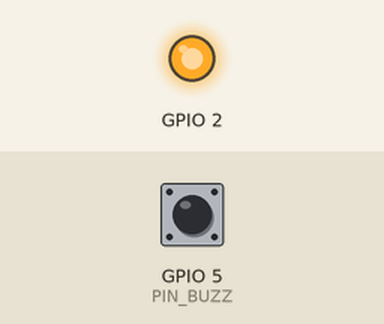
A sketch run on a simulated ESP8266 (Wemos D1 mini). Shown: output pins drawn as LEDs (lit = HIGH). Inputs (shaded band) come from the test bench; at power-on: GPIO 5 (PIN_BUZZ) HIGH. WiFi joins after 1.5 s; servers stay silent unless stated; no MQTT or app messages arrive unless stated.

Above: at 2.9 s.
3.0 s: GPIO 5 (PIN_BUZZ) pulled LOW for 3.2 s
At 3.9 s:
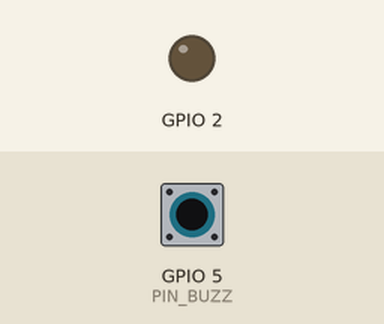
Timing chart, 0 to 7.7 s (numbered marks = the images above; inputs shaded):
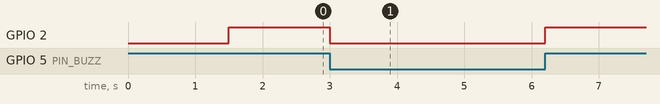

The sketch:

Buzzer_WeMos_MQTT.ino
```cpp
//Compiler avec NodeMCU 1.0(ESP-12E Module)
//port série en 9600
//fils bouton sur D1 & GND

#define NAME "Vert 1"
//#define NAME "Jaune 1"
//#define NAME "Rouge 1"
//#define NAME "Bleu 1"
//#define NAME "Vert 2"
//#define NAME "Jaune 2"
//#define NAME "Rouge 2"
//#define NAME "Bleu 2"

//#define DEBUG true
#define DEBUG false

#include <ESP8266WiFi.h>
#include <Ticker.h>
#include <AsyncMqttClient.h> //https://github.com/marvinroger/async-mqtt-client

#define WIFI_SSID "Freebox-3ECC2D" //"REPLACE_WITH_YOUR_SSID"
#define WIFI_PASSWORD "movendos*!-tauricam-quintill%?-citer" //"REPLACE_WITH_YOUR_PASSWORD"
// Raspberry Pi Mosquitto MQTT Broker
#define MQTT_HOST IPAddress(192, 168, 1, 30)
// For a cloud MQTT broker, type the domain name
//#define MQTT_HOST "example.com"
#define MQTT_PORT 1883

#define BAUDS 9600

#define MQTT_PUB_TOPIC0 "buzzer/NewPlayer"
#define MQTT_PUB_TOPIC1 "buzzer/tempo"
#define MQTT_PUB_TOPIC2 "buzzer/BUZZ"

char msg_buz_ON[30];
char msg_buz_OFF[30];
char buf[30];

AsyncMqttClient mqttClient;
Ticker mqttReconnectTimer;
WiFiEventHandler wifiConnectHandler;
WiFiEventHandler wifiDisconnectHandler;
Ticker wifiReconnectTimer;
unsigned long previousMillis;   // Stores last time
const long interval = 10000;        // Interval at which to publish sensor readings

#define PIN_BUZZ 5 //D1
int btn_state_prev;

void connectToWifi() {
  if (DEBUG) Serial.print("Connecting to Wi-Fi... ");
  WiFi.begin(WIFI_SSID, WIFI_PASSWORD);
}

void onWifiConnect(const WiFiEventStationModeGotIP& event) {
  if (DEBUG) Serial.println("Connected !");
  connectToMqtt();
}

void onWifiDisconnect(const WiFiEventStationModeDisconnected& event) {
  if (DEBUG) Serial.println("Disconnected from Wi-Fi.");
  mqttReconnectTimer.detach(); // ensure we don't reconnect to MQTT while reconnecting to Wi-Fi
  wifiReconnectTimer.once(2, connectToWifi);
}

void connectToMqtt() {
  if (DEBUG) Serial.print("Connecting to MQTT... ");
  mqttClient.connect();
}

void onMqttConnect(bool sessionPresent) {
  if (DEBUG)
  {  Serial.println("Connected !");
    Serial.print("Session present : ");
    Serial.println(sessionPresent);
  }
  NewPlayer();
}

void onMqttDisconnect(AsyncMqttClientDisconnectReason reason) {
  if (DEBUG) Serial.println("Disconnected from MQTT.");
  if (WiFi.isConnected()) {
    mqttReconnectTimer.once(2, connectToMqtt);
  }
}
//void onMqttPublish(uint16_t packetId) {
//   Serial.print("Publish acknowledged. packetId: ");
//   Serial.println(packetId);
// }

void setup() {
  if (DEBUG) Serial.begin(BAUDS);
  if (DEBUG) Serial.println("*************BUZZER***************");

  pinMode(LED_BUILTIN, OUTPUT);     // Initialize the LED_BUILTIN pin as an output
  pinMode(PIN_BUZZ, INPUT_PULLUP);

  wifiConnectHandler = WiFi.onStationModeGotIP(onWifiConnect);
  wifiDisconnectHandler = WiFi.onStationModeDisconnected(onWifiDisconnect);

  mqttClient.onConnect(onMqttConnect);
  mqttClient.onDisconnect(onMqttDisconnect);

  //mqttClient.onSubscribe(onMqttSubscribe);
  //mqttClient.onUnsubscribe(onMqttUnsubscribe);
  //mqttClient.onPublish(onMqttPublish);

  mqttClient.setServer(MQTT_HOST, MQTT_PORT);
  // If your broker requires authentication (username and password), set them below
  //mqttClient.setCredentials("REPlACE_WITH_YOUR_USER", "REPLACE_WITH_YOUR_PASSWORD");

  previousMillis = millis();
  btn_state_prev = digitalRead(PIN_BUZZ);
  if (DEBUG) Serial.println("Setup ok");

  connectToWifi();
}

void Publish(char* topic, char* value, bool retain = false, uint qos = 2) {
  // qos (0) At most once, (1) At least once, (2) Exactly once.
  uint16_t packetIdPub1 = mqttClient.publish(topic, qos, retain, value);
  if (DEBUG) Serial.printf("Topic \"%s\" at QoS %i, packetId: %i Message: \"%s\" \n",
                topic, qos, packetIdPub1, value);
}

void loop() {
  int btn_state = digitalRead(PIN_BUZZ);

  if (btn_state != btn_state_prev)
  {
    unsigned long currentMillis = millis();
    if (currentMillis - previousMillis >= 20)
    {
      btn_state_prev = btn_state;
      previousMillis = currentMillis;

      if (btn_state) {
        BUZZ_Unpushed();
      } else {
        BUZZ_Pushed();
      }
    }
  }
}

void NewPlayer(){
  //Subscribe()
  Publish(MQTT_PUB_TOPIC0, NAME, false, 1);

  String s = String(NAME) + ";ON";
  s.toCharArray(msg_buz_ON, s.length() + 1);

  s = String(NAME) + ";OFF";
  s.toCharArray(msg_buz_OFF, s.length() + 1);

  //Set built-in Led Off
  digitalWrite(LED_BUILTIN, HIGH);
}

void BUZZ_Pushed(){
  if (DEBUG) Serial.println("pushed");
  Publish(MQTT_PUB_TOPIC2, msg_buz_ON);
  digitalWrite(LED_BUILTIN, LOW);
}

void BUZZ_Unpushed(){
  if (DEBUG) Serial.println("unpushed");
  Publish(MQTT_PUB_TOPIC2, msg_buz_OFF);
  digitalWrite(LED_BUILTIN, HIGH);
}
```

Measured:
- after the input at 3.0 s, GPIO 2: HIGH → LOW at once, → HIGH 3.2 s later
